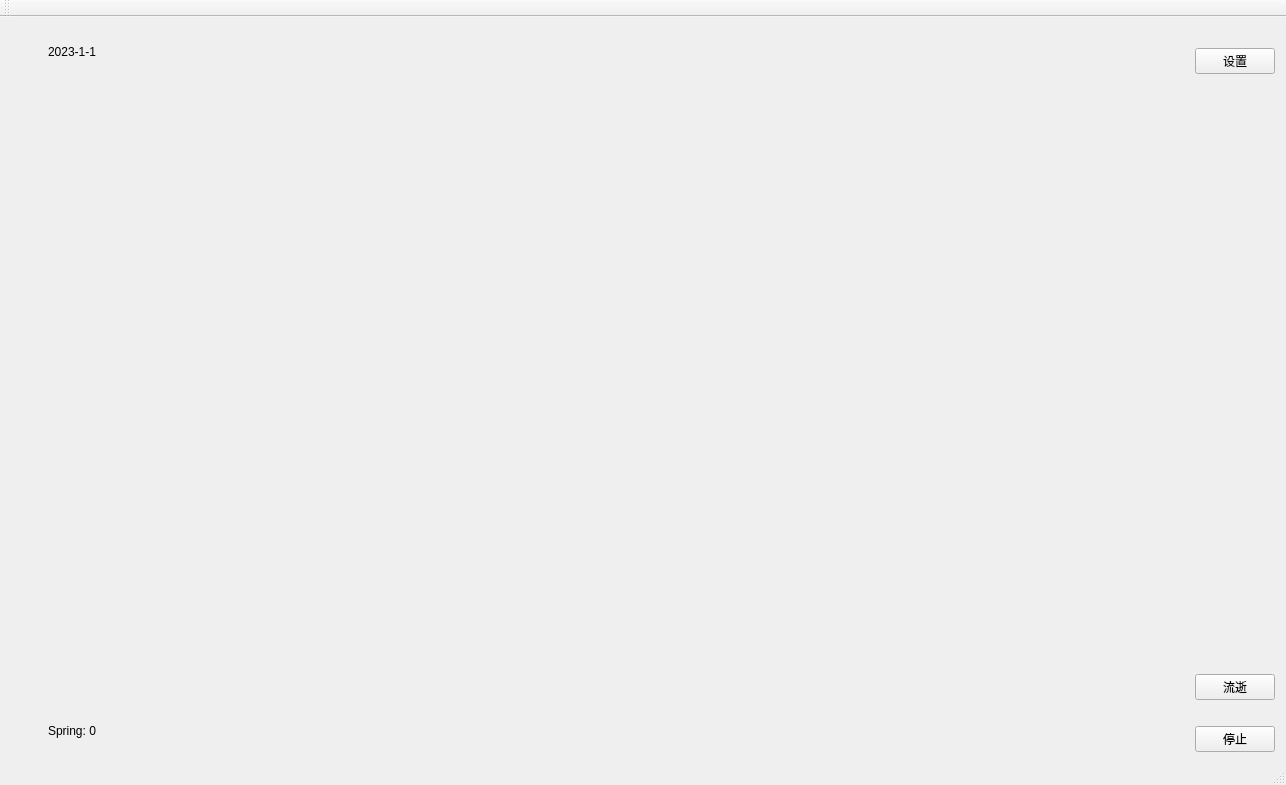
<?xml version="1.0" encoding="UTF-8"?>
<ui version="4.0">
 <class>MainWindow</class>
 <widget class="QMainWindow" name="MainWindow">
  <property name="geometry">
   <rect>
    <x>0</x>
    <y>0</y>
    <width>1286</width>
    <height>785</height>
   </rect>
  </property>
  <property name="windowTitle">
   <string>MainWindow</string>
  </property>
  <widget class="QWidget" name="centralWidget">
   <layout class="QGridLayout" name="gridLayout_4">
    <item row="0" column="0">
     <layout class="QHBoxLayout" name="horizontalLayout">
      <item>
       <widget class="QStackedWidget" name="stackedWidget">
        <property name="currentIndex">
         <number>0</number>
        </property>
        <widget class="QWidget" name="page">
         <layout class="QGridLayout" name="gridLayout_2">
          <item row="0" column="0" rowspan="2">
           <spacer name="horizontalSpacer">
            <property name="orientation">
             <enum>Qt::Horizontal</enum>
            </property>
            <property name="sizeType">
             <enum>QSizePolicy::Fixed</enum>
            </property>
            <property name="sizeHint" stdset="0">
             <size>
              <width>20</width>
              <height>20</height>
             </size>
            </property>
           </spacer>
          </item>
          <item row="3" column="0" colspan="4">
           <widget class="clockwidget" name="widget" native="true">
            <property name="sizePolicy">
             <sizepolicy hsizetype="Expanding" vsizetype="Expanding">
              <horstretch>0</horstretch>
              <verstretch>0</verstretch>
             </sizepolicy>
            </property>
           </widget>
          </item>
          <item row="4" column="1">
           <spacer name="verticalSpacer_3">
            <property name="orientation">
             <enum>Qt::Vertical</enum>
            </property>
            <property name="sizeType">
             <enum>QSizePolicy::Fixed</enum>
            </property>
            <property name="sizeHint" stdset="0">
             <size>
              <width>20</width>
              <height>20</height>
             </size>
            </property>
           </spacer>
          </item>
          <item row="6" column="1">
           <widget class="QLabel" name="labelMechSpring">
            <property name="styleSheet">
             <string notr="true">font: 20pt &quot;Microsoft YaHei UI&quot;;</string>
            </property>
            <property name="text">
             <string>Spring: 0</string>
            </property>
           </widget>
          </item>
          <item row="6" column="0">
           <spacer name="horizontalSpacer_2">
            <property name="orientation">
             <enum>Qt::Horizontal</enum>
            </property>
            <property name="sizeType">
             <enum>QSizePolicy::Fixed</enum>
            </property>
            <property name="sizeHint" stdset="0">
             <size>
              <width>20</width>
              <height>20</height>
             </size>
            </property>
           </spacer>
          </item>
          <item row="1" column="1">
           <widget class="QLabel" name="labelMechDate">
            <property name="styleSheet">
             <string notr="true">font: 20pt &quot;Microsoft YaHei UI&quot;;</string>
            </property>
            <property name="text">
             <string>2023-1-1</string>
            </property>
           </widget>
          </item>
          <item row="2" column="1">
           <spacer name="verticalSpacer_2">
            <property name="orientation">
             <enum>Qt::Vertical</enum>
            </property>
            <property name="sizeType">
             <enum>QSizePolicy::Fixed</enum>
            </property>
            <property name="sizeHint" stdset="0">
             <size>
              <width>20</width>
              <height>20</height>
             </size>
            </property>
           </spacer>
          </item>
         </layout>
        </widget>
        <widget class="QWidget" name="page_2">
         <layout class="QGridLayout" name="gridLayout" rowstretch="2,0,4,1">
          <item row="3" column="0">
           <layout class="QHBoxLayout" name="horizontalLayout_4">
            <property name="leftMargin">
             <number>10</number>
            </property>
            <item>
             <widget class="QLabel" name="labelElecBattery">
              <property name="styleSheet">
               <string notr="true">font: 18pt &quot;Microsoft YaHei UI&quot;;</string>
              </property>
              <property name="text">
               <string>Battery: 0%</string>
              </property>
             </widget>
            </item>
           </layout>
          </item>
          <item row="2" column="0">
           <layout class="QHBoxLayout" name="horizontalLayout_2">
            <item>
             <widget class="QLCDNumber" name="lcdNumber">
              <property name="lineWidth">
               <number>0</number>
              </property>
              <property name="digitCount">
               <number>2</number>
              </property>
             </widget>
            </item>
            <item>
             <widget class="QLabel" name="label">
              <property name="enabled">
               <bool>false</bool>
              </property>
              <property name="sizePolicy">
               <sizepolicy hsizetype="Preferred" vsizetype="Preferred">
                <horstretch>1</horstretch>
                <verstretch>10</verstretch>
               </sizepolicy>
              </property>
              <property name="maximumSize">
               <size>
                <width>40</width>
                <height>16777215</height>
               </size>
              </property>
              <property name="styleSheet">
               <string notr="true">font: 50pt &quot;Microsoft YaHei UI&quot;;
color:rgb(0,0,0);</string>
              </property>
              <property name="lineWidth">
               <number>0</number>
              </property>
              <property name="text">
               <string>:</string>
              </property>
             </widget>
            </item>
            <item>
             <widget class="QLCDNumber" name="lcdNumber_2">
              <property name="lineWidth">
               <number>0</number>
              </property>
              <property name="digitCount">
               <number>2</number>
              </property>
             </widget>
            </item>
            <item>
             <widget class="QLabel" name="label_2">
              <property name="enabled">
               <bool>false</bool>
              </property>
              <property name="sizePolicy">
               <sizepolicy hsizetype="Preferred" vsizetype="Preferred">
                <horstretch>1</horstretch>
                <verstretch>10</verstretch>
               </sizepolicy>
              </property>
              <property name="maximumSize">
               <size>
                <width>40</width>
                <height>16777215</height>
               </size>
              </property>
              <property name="styleSheet">
               <string notr="true">font: 50pt &quot;Microsoft YaHei UI&quot;;
color:rgb(0,0,0);</string>
              </property>
              <property name="lineWidth">
               <number>0</number>
              </property>
              <property name="text">
               <string>:</string>
              </property>
             </widget>
            </item>
            <item>
             <widget class="QLCDNumber" name="lcdNumber_3">
              <property name="lineWidth">
               <number>0</number>
              </property>
              <property name="digitCount">
               <number>2</number>
              </property>
             </widget>
            </item>
           </layout>
          </item>
          <item row="0" column="0">
           <layout class="QVBoxLayout" name="verticalLayout_3">
            <property name="leftMargin">
             <number>10</number>
            </property>
            <item>
             <widget class="QLabel" name="labelDate">
              <property name="styleSheet">
               <string notr="true">font: 24pt &quot;Microsoft YaHei UI&quot;;</string>
              </property>
              <property name="text">
               <string>2000-1-1</string>
              </property>
             </widget>
            </item>
           </layout>
          </item>
         </layout>
        </widget>
        <widget class="QWidget" name="page_3">
         <layout class="QGridLayout" name="gridLayout_3" rowstretch="1,0,2,0,1">
          <item row="2" column="2" colspan="2">
           <layout class="QHBoxLayout" name="horizontalLayout_5">
            <item>
             <widget class="QLCDNumber" name="lcdNumber_4">
              <property name="lineWidth">
               <number>0</number>
              </property>
              <property name="digitCount">
               <number>2</number>
              </property>
             </widget>
            </item>
            <item>
             <widget class="QLabel" name="label_4">
              <property name="sizePolicy">
               <sizepolicy hsizetype="Fixed" vsizetype="Preferred">
                <horstretch>0</horstretch>
                <verstretch>0</verstretch>
               </sizepolicy>
              </property>
              <property name="styleSheet">
               <string notr="true">font: 50pt &quot;Microsoft YaHei UI&quot;;</string>
              </property>
              <property name="text">
               <string>:</string>
              </property>
             </widget>
            </item>
            <item>
             <widget class="QLCDNumber" name="lcdNumber_5">
              <property name="lineWidth">
               <number>0</number>
              </property>
              <property name="digitCount">
               <number>2</number>
              </property>
             </widget>
            </item>
            <item>
             <widget class="QLabel" name="label_5">
              <property name="sizePolicy">
               <sizepolicy hsizetype="Fixed" vsizetype="Preferred">
                <horstretch>0</horstretch>
                <verstretch>0</verstretch>
               </sizepolicy>
              </property>
              <property name="styleSheet">
               <string notr="true">font: 50pt &quot;Microsoft YaHei UI&quot;;</string>
              </property>
              <property name="text">
               <string>:</string>
              </property>
             </widget>
            </item>
            <item>
             <widget class="QLCDNumber" name="lcdNumber_6">
              <property name="lineWidth">
               <number>0</number>
              </property>
              <property name="digitCount">
               <number>2</number>
              </property>
             </widget>
            </item>
            <item>
             <widget class="clockwidget" name="widget_2" native="true">
              <property name="sizePolicy">
               <sizepolicy hsizetype="Preferred" vsizetype="Preferred">
                <horstretch>0</horstretch>
                <verstretch>0</verstretch>
               </sizepolicy>
              </property>
             </widget>
            </item>
           </layout>
          </item>
          <item row="3" column="2">
           <spacer name="verticalSpacer_4">
            <property name="orientation">
             <enum>Qt::Vertical</enum>
            </property>
            <property name="sizeType">
             <enum>QSizePolicy::Fixed</enum>
            </property>
            <property name="sizeHint" stdset="0">
             <size>
              <width>20</width>
              <height>20</height>
             </size>
            </property>
           </spacer>
          </item>
          <item row="0" column="0">
           <spacer name="horizontalSpacer_4">
            <property name="orientation">
             <enum>Qt::Horizontal</enum>
            </property>
            <property name="sizeType">
             <enum>QSizePolicy::Fixed</enum>
            </property>
            <property name="sizeHint" stdset="0">
             <size>
              <width>20</width>
              <height>20</height>
             </size>
            </property>
           </spacer>
          </item>
          <item row="1" column="2">
           <spacer name="verticalSpacer_5">
            <property name="orientation">
             <enum>Qt::Vertical</enum>
            </property>
            <property name="sizeType">
             <enum>QSizePolicy::Fixed</enum>
            </property>
            <property name="sizeHint" stdset="0">
             <size>
              <width>20</width>
              <height>20</height>
             </size>
            </property>
           </spacer>
          </item>
          <item row="0" column="2">
           <widget class="QLabel" name="labelMEDate">
            <property name="styleSheet">
             <string notr="true">font: 20pt &quot;Microsoft YaHei UI&quot;;</string>
            </property>
            <property name="text">
             <string>2023-1-1</string>
            </property>
           </widget>
          </item>
          <item row="4" column="2">
           <layout class="QHBoxLayout" name="horizontalLayout_6">
            <item>
             <widget class="QLabel" name="labelMEBattery">
              <property name="styleSheet">
               <string notr="true">font: 20pt &quot;Microsoft YaHei UI&quot;;</string>
              </property>
              <property name="text">
               <string>Battery: 0%</string>
              </property>
             </widget>
            </item>
            <item>
             <spacer name="horizontalSpacer_3">
              <property name="orientation">
               <enum>Qt::Horizontal</enum>
              </property>
              <property name="sizeHint" stdset="0">
               <size>
                <width>553</width>
                <height>20</height>
               </size>
              </property>
             </spacer>
            </item>
            <item>
             <widget class="QLabel" name="labelMESpring">
              <property name="styleSheet">
               <string notr="true">font: 20pt &quot;Microsoft YaHei UI&quot;;</string>
              </property>
              <property name="text">
               <string>Spring: 0</string>
              </property>
             </widget>
            </item>
           </layout>
          </item>
          <item row="4" column="0">
           <spacer name="horizontalSpacer_5">
            <property name="orientation">
             <enum>Qt::Horizontal</enum>
            </property>
            <property name="sizeType">
             <enum>QSizePolicy::Fixed</enum>
            </property>
            <property name="sizeHint" stdset="0">
             <size>
              <width>20</width>
              <height>20</height>
             </size>
            </property>
           </spacer>
          </item>
         </layout>
        </widget>
       </widget>
      </item>
     </layout>
    </item>
    <item row="0" column="1">
     <layout class="QVBoxLayout" name="verticalLayout" stretch="1,8,0,0,0">
      <property name="topMargin">
       <number>20</number>
      </property>
      <item>
       <widget class="QPushButton" name="pushButton">
        <property name="text">
         <string>设置</string>
        </property>
       </widget>
      </item>
      <item>
       <spacer name="verticalSpacer">
        <property name="orientation">
         <enum>Qt::Vertical</enum>
        </property>
        <property name="sizeHint" stdset="0">
         <size>
          <width>20</width>
          <height>40</height>
         </size>
        </property>
       </spacer>
      </item>
      <item>
       <widget class="QPushButton" name="pushButton_2">
        <property name="text">
         <string>流逝</string>
        </property>
       </widget>
      </item>
      <item>
       <spacer name="verticalSpacer_6">
        <property name="orientation">
         <enum>Qt::Vertical</enum>
        </property>
        <property name="sizeType">
         <enum>QSizePolicy::Fixed</enum>
        </property>
        <property name="sizeHint" stdset="0">
         <size>
          <width>20</width>
          <height>20</height>
         </size>
        </property>
       </spacer>
      </item>
      <item>
       <widget class="QPushButton" name="pushButton_3">
        <property name="text">
         <string>停止</string>
        </property>
       </widget>
      </item>
     </layout>
    </item>
   </layout>
  </widget>
  <widget class="QMenuBar" name="menuBar">
   <property name="geometry">
    <rect>
     <x>0</x>
     <y>0</y>
     <width>1286</width>
     <height>37</height>
    </rect>
   </property>
  </widget>
  <widget class="QToolBar" name="mainToolBar">
   <attribute name="toolBarArea">
    <enum>TopToolBarArea</enum>
   </attribute>
   <attribute name="toolBarBreak">
    <bool>false</bool>
   </attribute>
  </widget>
  <widget class="QStatusBar" name="statusBar"/>
 </widget>
 <layoutdefault spacing="6" margin="11"/>
 <customwidgets>
  <customwidget>
   <class>clockwidget</class>
   <extends>QWidget</extends>
   <header>clockwidget.h</header>
   <container>1</container>
  </customwidget>
 </customwidgets>
 <resources/>
 <connections/>
</ui>
